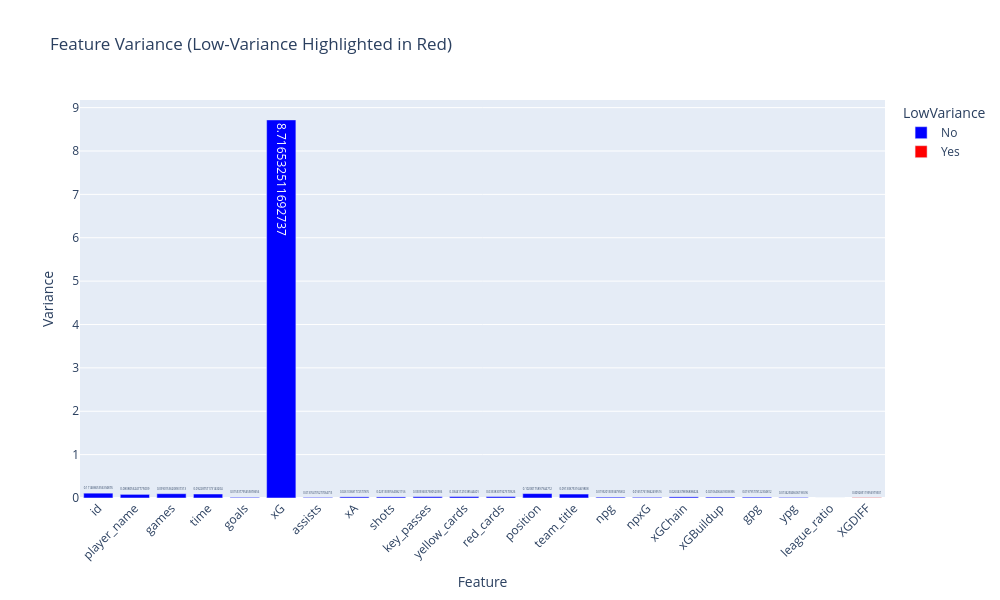

This figure's notebook cell:
### Code cell
#Ploty express
numeric_cols = df.select_dtypes(include=[np.number]).columns
variances = df[numeric_cols].var()

threshold = 0.01
low_variance_features = variances[variances < threshold].index.tolist()

var_df = pd.DataFrame({
    'Feature': variances.index,
    'Variance': variances.values,
    'LowVariance': ['Yes' if f in low_variance_features else 'No' for f in variances.index]
})


fig = px.bar(
    var_df,
    x='Feature',
    y='Variance',
    color='LowVariance',
    color_discrete_map={'Yes': 'red', 'No': 'blue'},
    text='Variance',
    title='Feature Variance (Low-Variance Highlighted in Red)'
)

fig.update_layout(
    xaxis_tickangle=-45,
    width=1000,
    height=600
)

fig.show()

### Figure 1 — Plotly figure (JSON) as saved in the notebook; plotly's stock layout.template omitted (floating-point values rounded to 4 significant figures)
{"data": [{"hovertemplate": "LowVariance=No<br>Feature=%{x}<br>Variance=%{text}<extra></extra>", "legendgroup": "No", "marker": {"color": "blue", "pattern": {"shape": ""}}, "name": "No", "orientation": "v", "showlegend": true, "text": [0.1115, 0.08381, 0.09902, 0.09229, 0.01554, 8.717, 0.01376, 0.02613, 0.02513, 0.03094, 0.03441, 0.03338, 0.102, 0.09134, 0.01992, 0.01658, 0.02604, 0.02106, 0.0198, 0.01343], "textposition": "auto", "type": "bar", "x": ["id", "player_name", "games", "time", "goals", "xG", "assists", "xA", "shots", "key_passes", "yellow_cards", "red_cards", "position", "team_title", "npg", "npxG", "xGChain", "xGBuildup", "gpg", "ypg"], "xaxis": "x", "y": [0.1115, 0.08381, 0.09902, 0.09229, 0.01554, 8.717, 0.01376, 0.02613, 0.02513, 0.03094, 0.03441, 0.03338, 0.102, 0.09134, 0.01992, 0.01658, 0.02604, 0.02106, 0.0198, 0.01343], "yaxis": "y"}, {"hovertemplate": "LowVariance=Yes<br>Feature=%{x}<br>Variance=%{text}<extra></extra>", "legendgroup": "Yes", "marker": {"color": "red", "pattern": {"shape": ""}}, "name": "Yes", "orientation": "v", "showlegend": true, "text": [0.0, 0.009285], "textposition": "auto", "type": "bar", "x": ["league_ratio", "XGDIFF"], "xaxis": "x", "y": [0.0, 0.009285], "yaxis": "y"}], "layout": {"barmode": "relative", "height": 600, "legend": {"title": {"text": "LowVariance"}, "tracegroupgap": 0}, "title": {"text": "Feature Variance (Low-Variance Highlighted in Red)"}, "width": 1000, "xaxis": {"anchor": "y", "domain": [0, 1], "tickangle": -45, "title": {"text": "Feature"}}, "yaxis": {"anchor": "x", "domain": [0, 1], "title": {"text": "Variance"}}}}
